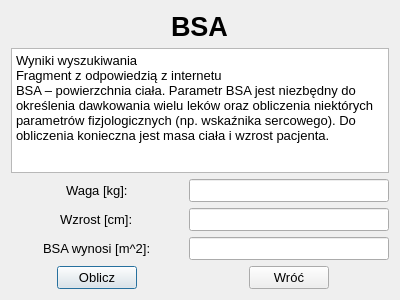
<?xml version="1.0" encoding="UTF-8"?>
<ui version="4.0">
 <class>bsa</class>
 <widget class="QDialog" name="bsa">
  <property name="geometry">
   <rect>
    <x>0</x>
    <y>0</y>
    <width>400</width>
    <height>300</height>
   </rect>
  </property>
  <property name="windowTitle">
   <string>BSA</string>
  </property>
  <layout class="QGridLayout" name="gridLayout_2">
   <item row="0" column="0">
    <layout class="QGridLayout" name="gridLayout">
     <item row="0" column="0" colspan="2" alignment="Qt::AlignHCenter|Qt::AlignVCenter">
      <widget class="QLabel" name="label">
       <property name="font">
        <font>
         <pointsize>20</pointsize>
         <weight>75</weight>
         <bold>true</bold>
        </font>
       </property>
       <property name="text">
        <string>BSA</string>
       </property>
      </widget>
     </item>
     <item row="5" column="0" alignment="Qt::AlignHCenter|Qt::AlignVCenter">
      <widget class="QLabel" name="label_5">
       <property name="font">
        <font>
         <pointsize>10</pointsize>
        </font>
       </property>
       <property name="text">
        <string>BSA wynosi [m^2]:</string>
       </property>
      </widget>
     </item>
     <item row="6" column="0" alignment="Qt::AlignHCenter|Qt::AlignVCenter">
      <widget class="QPushButton" name="pushButton_oblicz">
       <property name="font">
        <font>
         <pointsize>10</pointsize>
        </font>
       </property>
       <property name="text">
        <string>Oblicz</string>
       </property>
      </widget>
     </item>
     <item row="3" column="0" alignment="Qt::AlignHCenter|Qt::AlignVCenter">
      <widget class="QLabel" name="label_3">
       <property name="font">
        <font>
         <pointsize>10</pointsize>
        </font>
       </property>
       <property name="text">
        <string>Waga [kg]:</string>
       </property>
      </widget>
     </item>
     <item row="3" column="1" alignment="Qt::AlignHCenter|Qt::AlignVCenter">
      <widget class="QLineEdit" name="lineEdit_waga">
       <property name="minimumSize">
        <size>
         <width>200</width>
         <height>0</height>
        </size>
       </property>
       <property name="maximumSize">
        <size>
         <width>500</width>
         <height>16777215</height>
        </size>
       </property>
       <property name="font">
        <font>
         <pointsize>10</pointsize>
        </font>
       </property>
      </widget>
     </item>
     <item row="4" column="0" alignment="Qt::AlignHCenter|Qt::AlignVCenter">
      <widget class="QLabel" name="label_4">
       <property name="font">
        <font>
         <pointsize>10</pointsize>
        </font>
       </property>
       <property name="text">
        <string>Wzrost [cm]:</string>
       </property>
      </widget>
     </item>
     <item row="6" column="1" alignment="Qt::AlignHCenter|Qt::AlignVCenter">
      <widget class="QPushButton" name="pushButton_wroc">
       <property name="font">
        <font>
         <pointsize>10</pointsize>
        </font>
       </property>
       <property name="text">
        <string>Wróć</string>
       </property>
      </widget>
     </item>
     <item row="4" column="1" alignment="Qt::AlignHCenter|Qt::AlignVCenter">
      <widget class="QLineEdit" name="lineEdit_wzrost">
       <property name="minimumSize">
        <size>
         <width>200</width>
         <height>0</height>
        </size>
       </property>
       <property name="maximumSize">
        <size>
         <width>500</width>
         <height>16777215</height>
        </size>
       </property>
       <property name="font">
        <font>
         <pointsize>10</pointsize>
        </font>
       </property>
      </widget>
     </item>
     <item row="5" column="1" alignment="Qt::AlignHCenter|Qt::AlignVCenter">
      <widget class="QLineEdit" name="lineEdit_bsa">
       <property name="minimumSize">
        <size>
         <width>200</width>
         <height>0</height>
        </size>
       </property>
       <property name="maximumSize">
        <size>
         <width>500</width>
         <height>16777215</height>
        </size>
       </property>
       <property name="font">
        <font>
         <pointsize>10</pointsize>
        </font>
       </property>
       <property name="readOnly">
        <bool>true</bool>
       </property>
      </widget>
     </item>
     <item row="1" column="0" colspan="2" alignment="Qt::AlignVCenter">
      <widget class="QPlainTextEdit" name="plainTextEdit">
       <property name="font">
        <font>
         <pointsize>10</pointsize>
        </font>
       </property>
       <property name="plainText">
        <string>Wyniki wyszukiwania
Fragment z odpowiedzią z internetu
BSA – powierzchnia ciała. Parametr BSA jest niezbędny do określenia dawkowania wielu leków oraz obliczenia niektórych parametrów fizjologicznych (np. wskaźnika sercowego). Do obliczenia konieczna jest masa ciała i wzrost pacjenta.</string>
       </property>
      </widget>
     </item>
    </layout>
   </item>
  </layout>
 </widget>
 <resources/>
 <connections/>
</ui>
